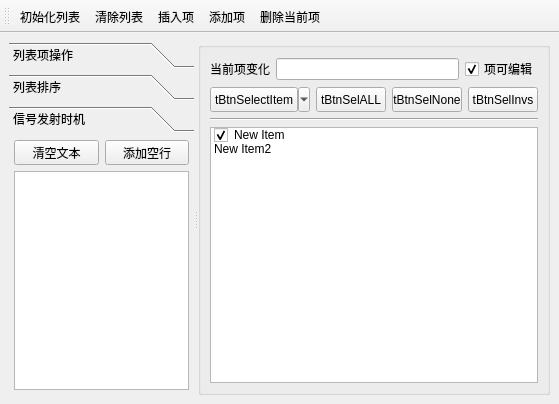
<?xml version="1.0" encoding="UTF-8"?>
<ui version="4.0">
 <class>MainWindow</class>
 <widget class="QMainWindow" name="MainWindow">
  <property name="geometry">
   <rect>
    <x>0</x>
    <y>0</y>
    <width>559</width>
    <height>404</height>
   </rect>
  </property>
  <property name="windowTitle">
   <string>MainWindow</string>
  </property>
  <widget class="QWidget" name="centralwidget">
   <layout class="QHBoxLayout" name="horizontalLayout_4">
    <item>
     <widget class="QSplitter" name="splitter">
      <property name="orientation">
       <enum>Qt::Horizontal</enum>
      </property>
      <widget class="QToolBox" name="toolBox">
       <property name="minimumSize">
        <size>
         <width>150</width>
         <height>0</height>
        </size>
       </property>
       <property name="currentIndex">
        <number>2</number>
       </property>
       <widget class="QWidget" name="page">
        <property name="geometry">
         <rect>
          <x>0</x>
          <y>0</y>
          <width>167</width>
          <height>266</height>
         </rect>
        </property>
        <attribute name="icon">
         <iconset resource="res.qrc">
          <normaloff>:/images/icons/410.bmp</normaloff>:/images/icons/410.bmp</iconset>
        </attribute>
        <attribute name="label">
         <string>列表项操作</string>
        </attribute>
        <layout class="QGridLayout" name="gridLayout">
         <item row="0" column="0">
          <widget class="QToolButton" name="tBtnListIni">
           <property name="minimumSize">
            <size>
             <width>120</width>
             <height>25</height>
            </size>
           </property>
           <property name="text">
            <string>tBtnListIni</string>
           </property>
           <property name="toolButtonStyle">
            <enum>Qt::ToolButtonTextBesideIcon</enum>
           </property>
           <property name="autoRaise">
            <bool>true</bool>
           </property>
          </widget>
         </item>
         <item row="1" column="0">
          <widget class="QToolButton" name="tBtnListClear">
           <property name="minimumSize">
            <size>
             <width>120</width>
             <height>25</height>
            </size>
           </property>
           <property name="text">
            <string>tBtnListClear</string>
           </property>
           <property name="toolButtonStyle">
            <enum>Qt::ToolButtonTextBesideIcon</enum>
           </property>
           <property name="autoRaise">
            <bool>true</bool>
           </property>
          </widget>
         </item>
         <item row="2" column="0">
          <widget class="QToolButton" name="tBtnListInsert">
           <property name="minimumSize">
            <size>
             <width>120</width>
             <height>25</height>
            </size>
           </property>
           <property name="text">
            <string>tBtnListInsert</string>
           </property>
           <property name="toolButtonStyle">
            <enum>Qt::ToolButtonTextBesideIcon</enum>
           </property>
           <property name="autoRaise">
            <bool>true</bool>
           </property>
          </widget>
         </item>
         <item row="3" column="0">
          <widget class="QToolButton" name="tBtnListAppend">
           <property name="minimumSize">
            <size>
             <width>120</width>
             <height>25</height>
            </size>
           </property>
           <property name="text">
            <string>tBtnListAppend</string>
           </property>
           <property name="toolButtonStyle">
            <enum>Qt::ToolButtonTextBesideIcon</enum>
           </property>
           <property name="autoRaise">
            <bool>true</bool>
           </property>
          </widget>
         </item>
         <item row="4" column="0">
          <widget class="QToolButton" name="tBtnListDelete">
           <property name="minimumSize">
            <size>
             <width>120</width>
             <height>25</height>
            </size>
           </property>
           <property name="text">
            <string>tBtnListDelete</string>
           </property>
           <property name="toolButtonStyle">
            <enum>Qt::ToolButtonTextBesideIcon</enum>
           </property>
           <property name="autoRaise">
            <bool>true</bool>
           </property>
          </widget>
         </item>
        </layout>
       </widget>
       <widget class="QWidget" name="page_2">
        <property name="geometry">
         <rect>
          <x>0</x>
          <y>0</y>
          <width>167</width>
          <height>266</height>
         </rect>
        </property>
        <attribute name="icon">
         <iconset resource="res.qrc">
          <normaloff>:/images/icons/408.bmp</normaloff>:/images/icons/408.bmp</iconset>
        </attribute>
        <attribute name="label">
         <string>列表排序</string>
        </attribute>
        <layout class="QGridLayout" name="gridLayout_2">
         <property name="verticalSpacing">
          <number>12</number>
         </property>
         <item row="0" column="0">
          <widget class="QCheckBox" name="chkBoxSorting">
           <property name="text">
            <string>允许排序</string>
           </property>
          </widget>
         </item>
         <item row="1" column="0">
          <widget class="QToolButton" name="tBtnSortAsc">
           <property name="text">
            <string>升序排序</string>
           </property>
           <property name="toolButtonStyle">
            <enum>Qt::ToolButtonTextBesideIcon</enum>
           </property>
           <property name="arrowType">
            <enum>Qt::UpArrow</enum>
           </property>
          </widget>
         </item>
         <item row="2" column="0">
          <widget class="QToolButton" name="tBtnSortDes">
           <property name="text">
            <string>降序排序</string>
           </property>
           <property name="toolButtonStyle">
            <enum>Qt::ToolButtonTextBesideIcon</enum>
           </property>
           <property name="arrowType">
            <enum>Qt::DownArrow</enum>
           </property>
          </widget>
         </item>
         <item row="3" column="0">
          <spacer name="verticalSpacer">
           <property name="orientation">
            <enum>Qt::Vertical</enum>
           </property>
           <property name="sizeHint" stdset="0">
            <size>
             <width>20</width>
             <height>63</height>
            </size>
           </property>
          </spacer>
         </item>
        </layout>
       </widget>
       <widget class="QWidget" name="page_3">
        <property name="geometry">
         <rect>
          <x>0</x>
          <y>0</y>
          <width>167</width>
          <height>266</height>
         </rect>
        </property>
        <attribute name="icon">
         <iconset resource="res.qrc">
          <normaloff>:/images/icons/412.bmp</normaloff>:/images/icons/412.bmp</iconset>
        </attribute>
        <attribute name="label">
         <string>信号发射时机</string>
        </attribute>
        <layout class="QVBoxLayout" name="verticalLayout_2">
         <property name="leftMargin">
          <number>5</number>
         </property>
         <property name="topMargin">
          <number>2</number>
         </property>
         <property name="rightMargin">
          <number>5</number>
         </property>
         <property name="bottomMargin">
          <number>5</number>
         </property>
         <item>
          <layout class="QHBoxLayout" name="horizontalLayout_3">
           <item>
            <widget class="QToolButton" name="tBtnClearText">
             <property name="sizePolicy">
              <sizepolicy hsizetype="Expanding" vsizetype="Fixed">
               <horstretch>0</horstretch>
               <verstretch>0</verstretch>
              </sizepolicy>
             </property>
             <property name="minimumSize">
              <size>
               <width>0</width>
               <height>25</height>
              </size>
             </property>
             <property name="text">
              <string>清空文本</string>
             </property>
            </widget>
           </item>
           <item>
            <widget class="QToolButton" name="tBtnAddLine">
             <property name="sizePolicy">
              <sizepolicy hsizetype="Expanding" vsizetype="Fixed">
               <horstretch>0</horstretch>
               <verstretch>0</verstretch>
              </sizepolicy>
             </property>
             <property name="minimumSize">
              <size>
               <width>0</width>
               <height>25</height>
              </size>
             </property>
             <property name="text">
              <string>添加空行</string>
             </property>
            </widget>
           </item>
          </layout>
         </item>
         <item>
          <widget class="QPlainTextEdit" name="plainTextEdit"/>
         </item>
        </layout>
       </widget>
      </widget>
      <widget class="QGroupBox" name="groupBox_5">
       <property name="title">
        <string/>
       </property>
       <layout class="QVBoxLayout" name="verticalLayout">
        <item>
         <layout class="QHBoxLayout" name="horizontalLayout">
          <item>
           <widget class="QLabel" name="label">
            <property name="text">
             <string>当前项变化</string>
            </property>
           </widget>
          </item>
          <item>
           <widget class="QLineEdit" name="editCutItemText">
            <property name="palette">
             <palette>
              <active>
               <colorrole role="Text">
                <brush brushstyle="SolidPattern">
                 <color alpha="255">
                  <red>0</red>
                  <green>0</green>
                  <blue>255</blue>
                 </color>
                </brush>
               </colorrole>
               <colorrole role="PlaceholderText">
                <brush brushstyle="SolidPattern">
                 <color alpha="128">
                  <red>0</red>
                  <green>0</green>
                  <blue>255</blue>
                 </color>
                </brush>
               </colorrole>
              </active>
              <inactive>
               <colorrole role="Text">
                <brush brushstyle="SolidPattern">
                 <color alpha="255">
                  <red>0</red>
                  <green>0</green>
                  <blue>255</blue>
                 </color>
                </brush>
               </colorrole>
               <colorrole role="PlaceholderText">
                <brush brushstyle="SolidPattern">
                 <color alpha="128">
                  <red>0</red>
                  <green>0</green>
                  <blue>255</blue>
                 </color>
                </brush>
               </colorrole>
              </inactive>
              <disabled>
               <colorrole role="Text">
                <brush brushstyle="SolidPattern">
                 <color alpha="255">
                  <red>120</red>
                  <green>120</green>
                  <blue>120</blue>
                 </color>
                </brush>
               </colorrole>
               <colorrole role="PlaceholderText">
                <brush brushstyle="SolidPattern">
                 <color alpha="128">
                  <red>0</red>
                  <green>0</green>
                  <blue>0</blue>
                 </color>
                </brush>
               </colorrole>
              </disabled>
             </palette>
            </property>
            <property name="styleSheet">
             <string notr="true"/>
            </property>
            <property name="text">
             <string/>
            </property>
            <property name="clearButtonEnabled">
             <bool>false</bool>
            </property>
           </widget>
          </item>
          <item>
           <widget class="QCheckBox" name="chkBoxListEditable">
            <property name="text">
             <string>项可编辑</string>
            </property>
            <property name="checked">
             <bool>true</bool>
            </property>
           </widget>
          </item>
         </layout>
        </item>
        <item>
         <layout class="QHBoxLayout" name="horizontalLayout_2">
          <item>
           <widget class="QToolButton" name="tBtnSelectItem">
            <property name="minimumSize">
             <size>
              <width>100</width>
              <height>25</height>
             </size>
            </property>
            <property name="text">
             <string>tBtnSelectItem</string>
            </property>
            <property name="popupMode">
             <enum>QToolButton::MenuButtonPopup</enum>
            </property>
            <property name="toolButtonStyle">
             <enum>Qt::ToolButtonTextBesideIcon</enum>
            </property>
           </widget>
          </item>
          <item>
           <widget class="QToolButton" name="tBtnSelALL">
            <property name="minimumSize">
             <size>
              <width>70</width>
              <height>25</height>
             </size>
            </property>
            <property name="text">
             <string>tBtnSelALL</string>
            </property>
           </widget>
          </item>
          <item>
           <widget class="QToolButton" name="tBtnSelNone">
            <property name="minimumSize">
             <size>
              <width>70</width>
              <height>25</height>
             </size>
            </property>
            <property name="text">
             <string>tBtnSelNone</string>
            </property>
            <property name="arrowType">
             <enum>Qt::NoArrow</enum>
            </property>
           </widget>
          </item>
          <item>
           <widget class="QToolButton" name="tBtnSelInvs">
            <property name="minimumSize">
             <size>
              <width>70</width>
              <height>25</height>
             </size>
            </property>
            <property name="text">
             <string>tBtnSelInvs</string>
            </property>
           </widget>
          </item>
         </layout>
        </item>
        <item>
         <widget class="Line" name="line">
          <property name="orientation">
           <enum>Qt::Horizontal</enum>
          </property>
         </widget>
        </item>
        <item>
         <widget class="QListWidget" name="listWidget">
          <property name="contextMenuPolicy">
           <enum>Qt::CustomContextMenu</enum>
          </property>
          <property name="layoutMode">
           <enum>QListView::SinglePass</enum>
          </property>
          <property name="viewMode">
           <enum>QListView::ListMode</enum>
          </property>
          <property name="selectionRectVisible">
           <bool>false</bool>
          </property>
          <item>
           <property name="text">
            <string>New Item</string>
           </property>
           <property name="checkState">
            <enum>Checked</enum>
           </property>
           <property name="icon">
            <iconset resource="res.qrc">
             <normaloff>:/images/icons/check2.ico</normaloff>:/images/icons/check2.ico</iconset>
           </property>
           <property name="flags">
            <set>ItemIsSelectable|ItemIsEditable|ItemIsDragEnabled|ItemIsUserCheckable|ItemIsEnabled</set>
           </property>
          </item>
          <item>
           <property name="text">
            <string>New Item2</string>
           </property>
           <property name="checkState">
            <enum>Unchecked</enum>
           </property>
           <property name="icon">
            <iconset resource="res.qrc">
             <normaloff>:/images/icons/check2.ico</normaloff>:/images/icons/check2.ico</iconset>
           </property>
           <property name="flags">
            <set>ItemIsSelectable|ItemIsEditable|ItemIsUserCheckable|ItemIsEnabled</set>
           </property>
          </item>
         </widget>
        </item>
       </layout>
      </widget>
     </widget>
    </item>
   </layout>
  </widget>
  <widget class="QToolBar" name="toolBar">
   <property name="windowTitle">
    <string>toolBar</string>
   </property>
   <property name="toolButtonStyle">
    <enum>Qt::ToolButtonTextUnderIcon</enum>
   </property>
   <attribute name="toolBarArea">
    <enum>TopToolBarArea</enum>
   </attribute>
   <attribute name="toolBarBreak">
    <bool>false</bool>
   </attribute>
   <addaction name="actListIni"/>
   <addaction name="actListClear"/>
   <addaction name="actListInsert"/>
   <addaction name="actListAppend"/>
   <addaction name="actListDelete"/>
  </widget>
  <action name="actListIni">
   <property name="icon">
    <iconset resource="res.qrc">
     <normaloff>:/images/icons/128.bmp</normaloff>:/images/icons/128.bmp</iconset>
   </property>
   <property name="text">
    <string>初始化列表</string>
   </property>
   <property name="toolTip">
    <string>初始化列表</string>
   </property>
   <property name="shortcut">
    <string>Ctrl+I</string>
   </property>
   <property name="shortcutVisibleInContextMenu">
    <bool>true</bool>
   </property>
  </action>
  <action name="actListClear">
   <property name="icon">
    <iconset resource="res.qrc">
     <normaloff>:/images/icons/delete1.bmp</normaloff>:/images/icons/delete1.bmp</iconset>
   </property>
   <property name="text">
    <string>清除列表</string>
   </property>
   <property name="toolTip">
    <string>清除列表</string>
   </property>
  </action>
  <action name="actListInsert">
   <property name="icon">
    <iconset resource="res.qrc">
     <normaloff>:/images/icons/424.bmp</normaloff>:/images/icons/424.bmp</iconset>
   </property>
   <property name="text">
    <string>插入项</string>
   </property>
   <property name="toolTip">
    <string>插入项</string>
   </property>
   <property name="shortcut">
    <string>Ctrl+S</string>
   </property>
  </action>
  <action name="actListAppend">
   <property name="icon">
    <iconset resource="res.qrc">
     <normaloff>:/images/icons/316.bmp</normaloff>:/images/icons/316.bmp</iconset>
   </property>
   <property name="text">
    <string>添加项</string>
   </property>
   <property name="toolTip">
    <string>添加项</string>
   </property>
   <property name="shortcut">
    <string>Ctrl+A</string>
   </property>
  </action>
  <action name="actListDelete">
   <property name="icon">
    <iconset resource="res.qrc">
     <normaloff>:/images/icons/324.bmp</normaloff>:/images/icons/324.bmp</iconset>
   </property>
   <property name="text">
    <string>删除当前项</string>
   </property>
   <property name="toolTip">
    <string>删除当前项</string>
   </property>
   <property name="shortcut">
    <string>Del</string>
   </property>
  </action>
  <action name="actSelALL">
   <property name="text">
    <string>全选</string>
   </property>
   <property name="toolTip">
    <string>全选</string>
   </property>
  </action>
  <action name="actSelNone">
   <property name="text">
    <string>空选</string>
   </property>
   <property name="toolTip">
    <string>空选</string>
   </property>
   <property name="menuRole">
    <enum>QAction::AboutRole</enum>
   </property>
  </action>
  <action name="actSelInvs">
   <property name="text">
    <string>反选</string>
   </property>
   <property name="toolTip">
    <string>反选</string>
   </property>
  </action>
  <action name="actQuit">
   <property name="icon">
    <iconset resource="res.qrc">
     <normaloff>:/images/icons/exit.bmp</normaloff>:/images/icons/exit.bmp</iconset>
   </property>
   <property name="text">
    <string>退出</string>
   </property>
   <property name="toolTip">
    <string>退出程序</string>
   </property>
  </action>
  <action name="actSelPopMenu">
   <property name="icon">
    <iconset resource="res.qrc">
     <normaloff>:/images/icons/124.bmp</normaloff>:/images/icons/124.bmp</iconset>
   </property>
   <property name="text">
    <string>项选择</string>
   </property>
   <property name="toolTip">
    <string>项选择</string>
   </property>
  </action>
 </widget>
 <resources>
  <include location="res.qrc"/>
 </resources>
 <connections/>
</ui>
